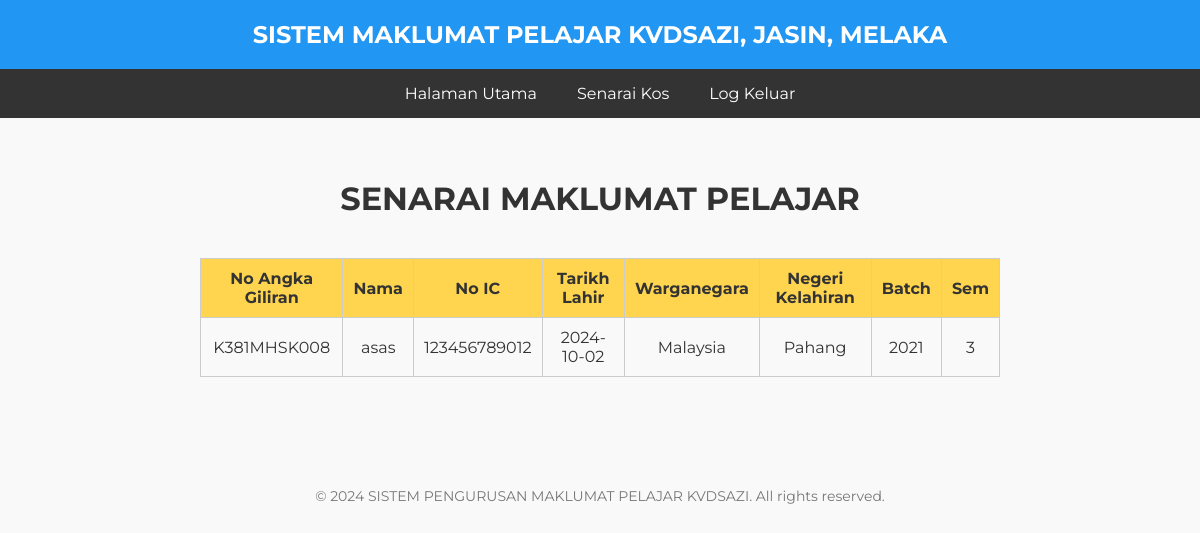
The app's page /senaraihsk_pengguna.php with its own data.
### tables this page shows
CREATE TABLE `maklumathsk` (
  `no_angka_giliran` varchar(11) NOT NULL,
  `nama` text NOT NULL,
  `no_ic` varchar(12) NOT NULL,
  `tarikh_lahir` date NOT NULL,
  `warganegara` text NOT NULL,
  `negeri_kelahiran` text NOT NULL,
  `batch` text NOT NULL,
  `sem` text NOT NULL
);

### senaraihsk_pengguna.php (the view, shortened to what this page needs)
<?php
include('connection.php');
?>
<!DOCTYPE html>
<html lang="en">
<head>
</head>
<body>
    <div class="header">
    <h2>SISTEM MAKLUMAT PELAJAR KVDSAZI, JASIN, MELAKA</h2>
    </div>
    <div class="navbar">
        <a href="page_pengguna.php">Halaman Utama</a>
        <a class="kos" href="senaraikos_pengguna.php">Senarai Kos</a>
        <a href="logout.php">Log Keluar</a>
    </div>
    <div class="main-container">
        <h1>SENARAI MAKLUMAT PELAJAR</h1>
        <table>
            <thead>
                <tr>
                    <th>No Angka Giliran</th>
                    <th>Nama</th>
                    <th>No IC</th>
                    <th>Tarikh Lahir</th>
                    <th>Warganegara</th>
                    <th>Negeri Kelahiran</th>
                    <th>Batch</th>
                    <th>Sem</th>
                </tr>
            </thead>
            <tbody>
                <?php
                    $papar = mysqli_query($connect, "SELECT * FROM maklumathsk");
                    while($row = mysqli_fetch_array($papar)){
                        echo "
                        <tr>
                            <td>".$row['no_angka_giliran']."</td>
                            <td>".$row['nama']."</td>
                            <td>".$row['no_ic']."</td>
                            <td>".$row['tarikh_lahir']."</td>
                            <td>".$row['warganegara']."</td>
                            <td>".$row['negeri_kelahiran']."</td>
                            <td>".$row['batch']."</td>
                            <td>".$row['sem']."</td>
                        </tr>
                        ";
                    }
                ?>
            </tbody>
        </table>
    </div>
    <footer>
        <p>&copy; 2024 SISTEM PENGURUSAN MAKLUMAT PELAJAR KVDSAZI. All rights reserved.</p>
    </footer>
</body>
</html>

### senaraihsk_pengguna.php (style rules this page uses)
body { font-family: 'Montserrat', sans-serif; margin: 0; padding: 0; background-color: #f9f9f9; color: #333; }
.header { background-color: #2196F3; color: white; padding: 20px 0; text-align: center; }
.navbar { background-color: #333; overflow: hidden; display: flex; justify-content: center; }
.navbar a { display: inline-block; padding: 15px 20px; text-decoration: none; color: white; transition: background-color 0.3s, transform 0.2s; }
.main-container { display: flex; flex-direction: column; align-items: center; padding: 40px 20px; text-align: center; }
h2 { color: white; margin: 0; }
h1 { margin-bottom: 20px; color: #333; }
table { width: 100%; max-width: 800px; margin: 20px auto; border-collapse: collapse; }
td, th { padding: 10px; border: 1px solid #ccc; text-align: center; }
th { background-color: #ffd54f; }
footer { text-align: center; margin-top: 50px; font-size: 14px; color: #777; }

### records on screen
maklumathsk: no_angka_giliran "K381MHSK008", nama "asas", no_ic "123456789012", tarikh_lahir "2024-10-02", warganegara "Malaysia", negeri_kelahiran "Pahang", batch "2021", sem "3"
